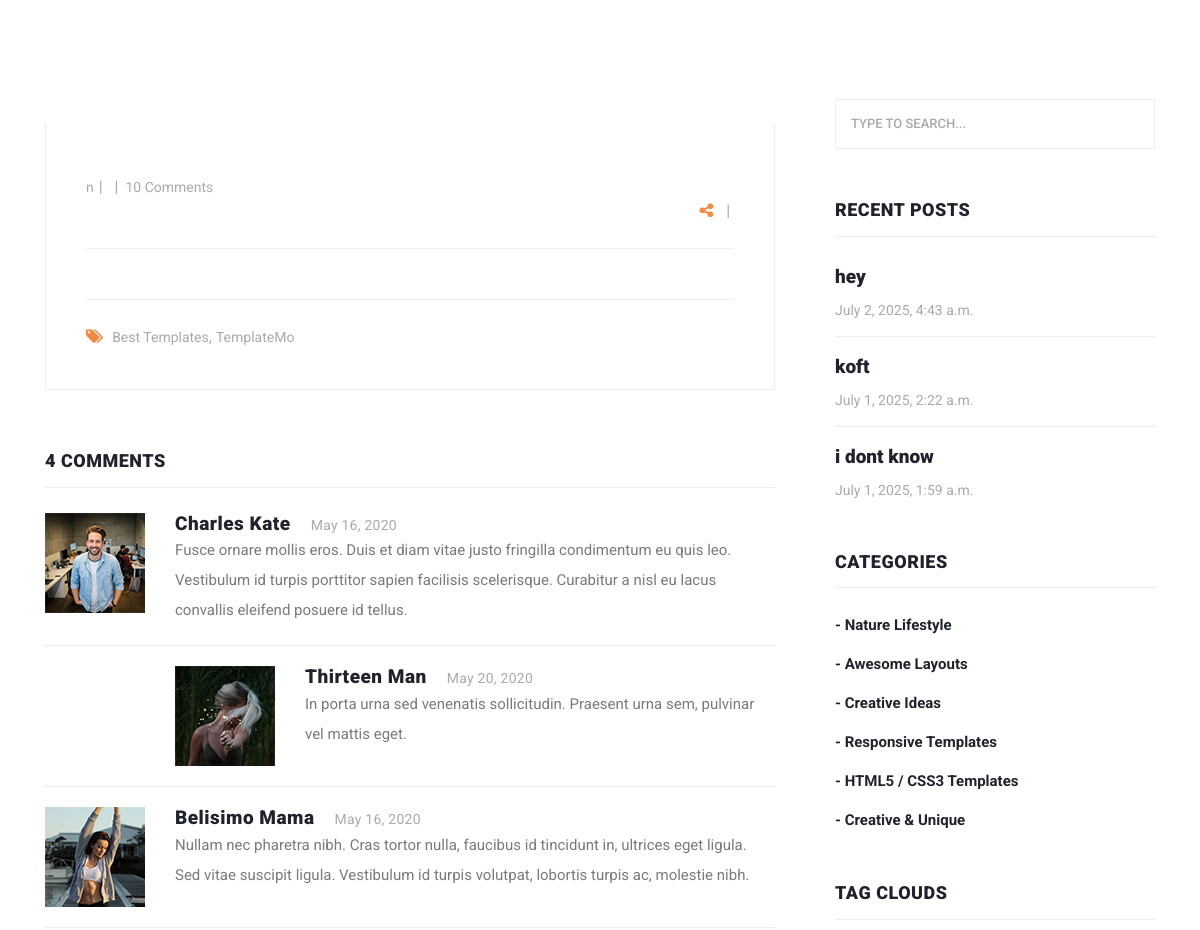
The page /post-detail/ (middle part) on the database as committed earlier.
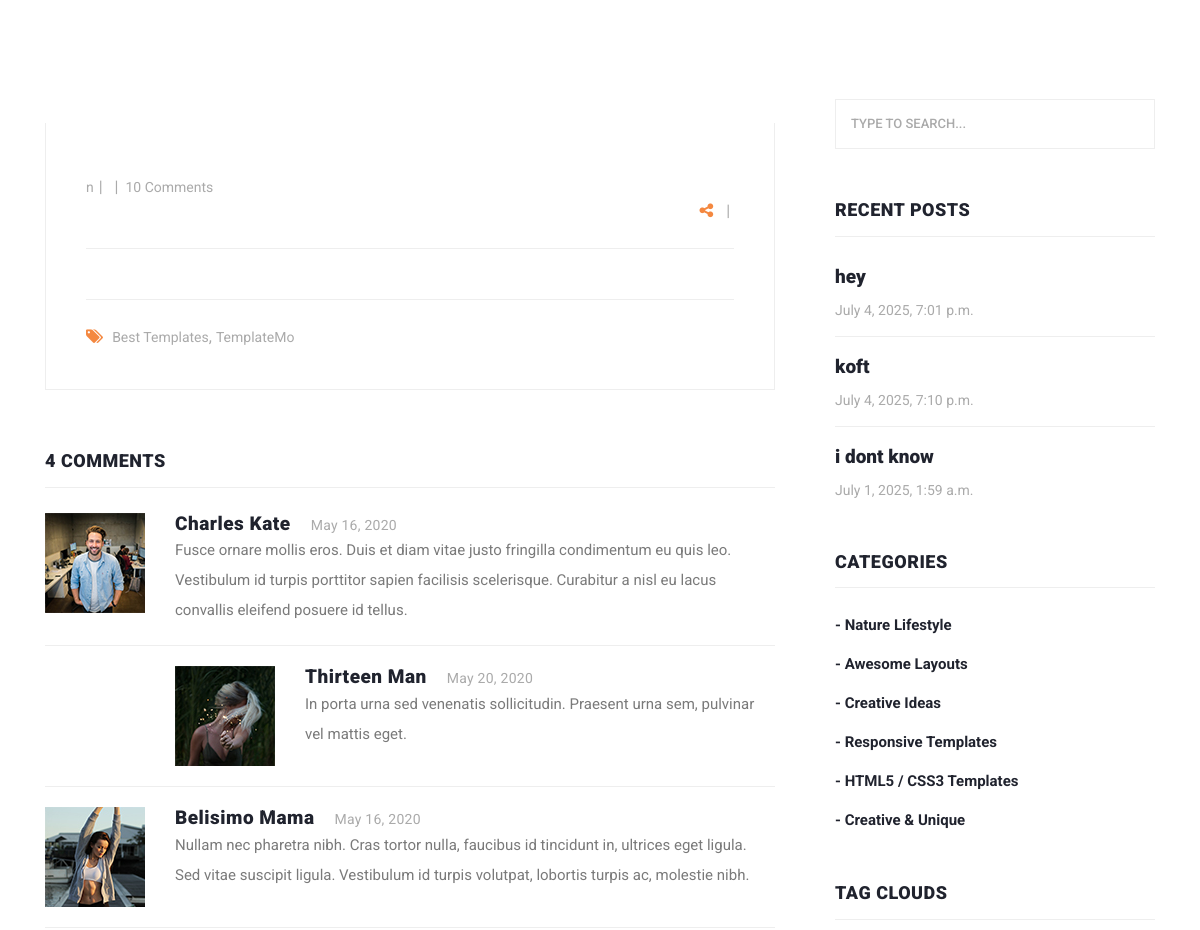
The same page on the database as committed later.
### homePageApp/models.py (models this page shows, shortened)
class blog(models.Model):
    title = models.CharField(max_length=100)
    category = models.ManyToManyField(category)
    content = models.TextField()
    description = models.TextField(editable=True,blank=True ,help_text="its gonna be auto full")
    author = models.ForeignKey(User,on_delete=models.SET_NULL, null=True)
    created_at = models.DateTimeField(auto_now_add=True)
    updated_at = models.DateTimeField(auto_now=True)
    image=models.ImageField(upload_to="images/blogs")
    views = models.IntegerField(default=0)
    slug=models.SlugField(null=True,unique=True,blank=True)
    class Meta:
        ordering=['-created_at']
        verbose_name="post"
        verbose_name_plural= verbose_name+"s"
    def url(self):
        return reverse('blog_with_id',args=[self.slug])

### homePageApp/views.py (the view)
# urls.py: path('post-detail/', views.detailpage, name='detailpage'),
def detailpage(request):
    return render(request, 'homePageApp/post-details.html')

### context/context_processors.py (called while the page is built)
def recentBlog(request):
    recent_blogs=blog.objects.all().order_by('-created_at')
    recent_blogs=recent_blogs[:3]
    return {'recent_blog':recent_blogs}

def categories(request):
    categorie=category.objects.all()
    return{'category':categorie}

### homePageApp/templates/homePageApp/post-details.html (shortened to what the changed rows need)
{% load static %} {% load social_share%}
<!DOCTYPE html>
<html lang="en">
  <head>
    <link
      href="{% static 'vendor/bootstrap/css/bootstrap.min.css' %}"
      rel="stylesheet"
    />
    <link rel="stylesheet" href="{% static 'css/fontawesome.css' %}" />
    <link
      rel="stylesheet"
      href="{% static 'css/templatemo-stand-blog.css' %}"
    />
    <link rel="stylesheet" href="{% static 'css/owl.css' %}" />
  </head>
  <body>
    <section class="blog-posts grid-system">
      <div class="container">
        <div class="row">
          <div class="col-lg-8">
            <div class="all-blog-posts">
              <div class="row">
                <div class="col-lg-12">
                  <div class="sidebar-item comments">
                    <div class="sidebar-heading">
                      <h2>4 comments</h2>
                    </div>
                  </div>
                </div>
              </div>
            </div>
          </div>
          <div class="col-lg-4">
            <div class="sidebar">
              <div class="row">
                <div class="col-lg-12">
                  <div class="sidebar-item recent-posts">
                    <div class="sidebar-heading">
                      <h2>Recent Posts</h2>
                    </div>
                    <div class="content">
                      {% include "homePageApp/recentPost.html"%}
                    </div>
                  </div>
                </div>
                <div class="col-lg-12">
                  <div class="sidebar-item categories">
                    <div class="sidebar-heading">
                      <h2>Categories</h2>
                    </div>
                  </div>
                </div>
                <div class="col-lg-12">
                  <div class="sidebar-item tags">
                    <div class="sidebar-heading">
                      <h2>Tag Clouds</h2>
                    </div>
                  </div>
                </div>
              </div>
            </div>
          </div>
        </div>
      </div>
    </section>
  </body>
</html>

### homePageApp/templates/homePageApp/recentPost.html
{% load static%} {% comment %} recent posts {% endcomment %}
<ul>
  {% for blog in recent_blog %}
  <li>
    <a href="{{blog.url}}">
      <h5>{{blog.title}}</h5>
      <span>{{blog.updated_at}}</span>
    </a>
  </li>
  {% endfor %}
</ul>

Rows that differ between the two databases and show on the page:
changed blog "hey": updated_at "July 2, 2025, 4:43 a.m." → "July 4, 2025, 7:01 p.m."
changed blog "koft": updated_at "July 1, 2025, 2:22 a.m." → "July 4, 2025, 7:10 p.m."
